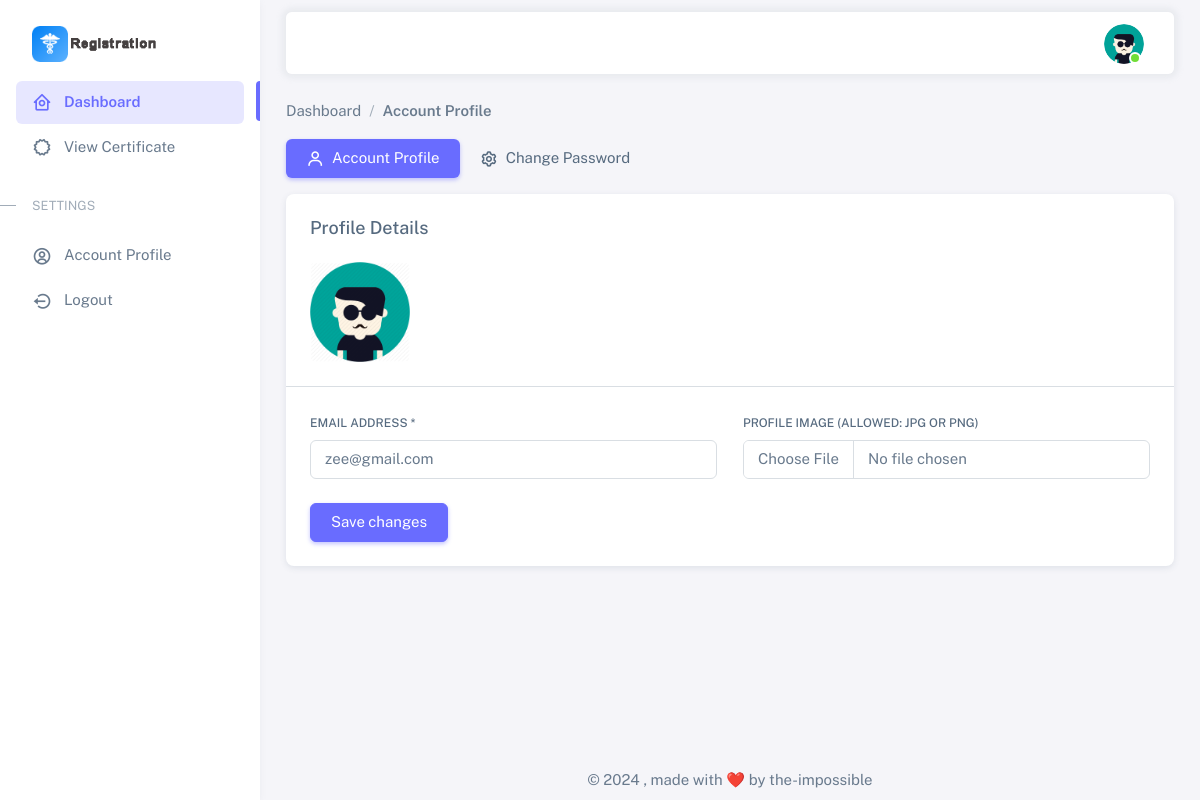
Screenshot of /reg/account_profile/b1c1edcc-90d0-4fc1-91f4-20511d023c18 (signed in) with the database file from the repository.
### eBirth_auth/models.py (models this page shows, shortened)
class User(AbstractBaseUser, PermissionsMixin):
    user_id = models.UUIDField(
        default=uuid.uuid4, primary_key=True, unique=True, editable=False)
    cert_no = models.CharField(
        max_length=10, db_index=True, unique=True, blank=True, null=True)
    nin = models.CharField(
        max_length=10, db_index=True, unique=True, blank=True, null=True)
    email = models.CharField(max_length=100, db_index=True, unique=True,
                             verbose_name='email address', blank=True, null=True)
    pic = models.ImageField(null=True, blank=True,
                            upload_to='uploads/', default='img/user.png')
    date_joined = models.DateTimeField(
        verbose_name='date_joined', auto_now_add=True)
    last_login = models.DateTimeField(
        verbose_name='last_login', auto_now=True, null=True)
    is_active = models.BooleanField(default=True)
    is_staff = models.BooleanField(default=False)
    is_superuser = models.BooleanField(default=False)
    is_hospital = models.BooleanField(default=False)
    USERNAME_FIELD = 'email'
    objects = UserManager()
    def __str__(self):
        if self.is_hospital or self.is_staff:
            return f'{self.email}'
        else:
            if self.email:
                return f'{self.email}'
            return f'{self.nin}'
    class Meta:
        db_table = 'Users'
        verbose_name_plural = 'Users'

### eBirth_reg/views.py (the view)
# urls.py: path('account_profile/<str:pk>', AccountProfileView.as_view(), name="account_profile"),
class AccountProfileView(LoginRequiredMixin, SuccessMessageMixin, UpdateView):
    model = User
    form_class = EditAdminForm
    success_message = "Account has been updated successfully!"
    template_name = "auth/account_profile.html"

### eBirth_auth/forms.py (shortened to what this page needs)
class EditAdminForm(forms.ModelForm):
    email = forms.CharField(help_text='Enter email',widget=forms.TextInput(
        attrs={
            'class':'form-control',
            'type':'email',
        }
    ))
    pic = forms.ImageField(required=False, widget=forms.FileInput(
        attrs={
                'class':'form-control',
                'type':'file',
                'accept':'image/png, image/jpeg'
            }
    ))
    class Meta:
        model = User
        fields = ('email', 'pic')

### Templates/auth/account_profile.html (shortened to what this page needs)
{% extends 'base.html' %}
{% load static %}
{% load crispy_forms_tags %}
{% block head %}{% include 'partials/auth_head.html' %}{% endblock head %}
{% block body %}
    <div class="layout-wrapper layout-content-navbar">
      <div class="layout-container">
        {% include 'partials/sidebar.html' %}
        <div class="layout-page">
	        {% block nav %} {% include 'partials/auth_nav.html' %} {% endblock %}
          <div class="content-wrapper">
            <div class="container-xxl flex-grow-1 container-p-y">
              <ol class="breadcrumb">
                <li class="breadcrumb-item"><a href="{% url 'auth:dashboard' %}">Dashboard</a></li>
                <li class="breadcrumb-item active"><a>Account Profile</a></li>
              </ol>
              <div class="row">
                <div class="col-md-12">
                  <ul class="nav nav-pills flex-column flex-md-row mb-3">
                    <li class="nav-item">
                      <a class="nav-link active" href="{% url 'reg:account_profile' request.user.user_id %}"><i class="bx bx-user me-1"></i> Account Profile</a>
                    </li>
                    <li class="nav-item">
                      <a class="nav-link" href="{% url 'reg:change_password' request.user.user_id %}"><i class="bx bx-cog me-1"></i> Change Password</a>
                    </li>
                  </ul>
                  <div class="card mb-4">
                    <h5 class="card-header">Profile Details</h5>
                    <div class="card-body">
                      <div class="d-flex align-items-start align-items-sm-center gap-4">
                        {% if object.pic %}
                        <img src=" {{ object.pic.url }}" alt="user-avatar" class="d-block rounded" height="100" width="100" id="uploadedAvatar" />
                        {% else %}
                        <p class="badge bg-label-warning">No picture upload!</p>
                        {% endif %}
                      </div>
                    </div>
                    <hr class="my-0" />
                    <div class="card-body">
                      <form id="formAccountSettings" method="POST" enctype="multipart/form-data">
                        <div class="row">
                          <div class="mb-3 col-md-6">
                            <label for="firstName" class="form-label">Email Address <span class="asteriskField">*</span> </label>
                            {{ form.email}}
                          </div>
                          <div class="mb-3 col-md-6">
                            <label for="lastName" class="form-label">Profile Image (Allowed: JPG or PNG) </label>
                            {{ form.pic}}
                          </div>
                        </div>
                        <div class="mt-2">
                          <button type="submit" class="btn btn-primary me-2">Save changes</button>
                        </div>
                      </form>
                    </div>
                  </div>
                </div>
              </div>
            </div>
              {% include 'partials/auth_footer.html' %}
          </div>
        </div>
      </div>
    </div>
{% endblock body %}

### Templates/partials/auth_nav.html (shortened to what this page needs)
{% load static %}
<nav class="layout-navbar container-xxl navbar navbar-expand-xl navbar-detached align-items-center bg-navbar-theme" id="layout-navbar">
    <div class="navbar-nav-right d-flex align-items-center" id="navbar-collapse">
      <ul class="navbar-nav flex-row align-items-center ms-auto">
        <li class="nav-item navbar-dropdown dropdown-user dropdown">
          <a class="nav-link dropdown-toggle hide-arrow" href="javascript:void(0);" data-bs-toggle="dropdown">
            <div class="avatar avatar-online">
                <img src="{{ request.user.pic.url }}" alt class="w-px-40 h-auto rounded-circle" />
            </div>
          </a>
        </li>
      </ul>
    </div>
  </nav>

### rows the page displays
User: user.pic (placeholder picture)
User: pic (placeholder picture), email "zee@gmail.com"
